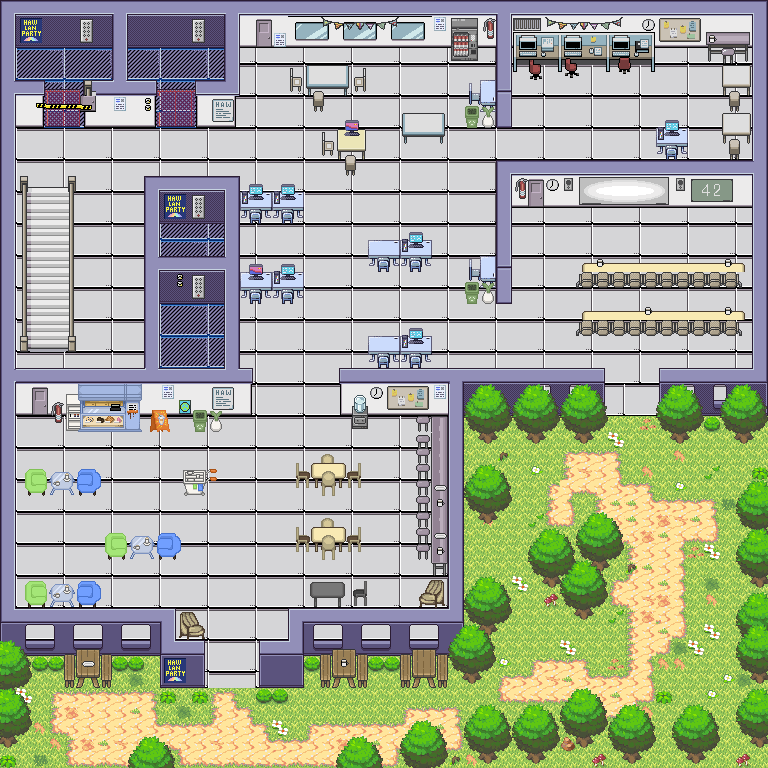

A level layout from a 2D game, rendered from its tile map. Below: a short description, then the map file with tile-grid data replaced by summaries:
An orthogonal 48x48 tile map with 16x16 px tiles, 6 tile layers (Floors, Walls, Furniture(bot), Furniture(top), ...), 5 tilesets and 85 objects (18x EntitySpawnPoint).

<map version="1.10" tiledversion="1.11.2" orientation="orthogonal" renderorder="right-down" width="48" height="48" tilewidth="16" tileheight="16" infinite="0" nextlayerid="20" nextobjectid="143">
 <tileset firstgid="1" source="tsx/Lvl1Walls.tsx" />
 <tileset firstgid="193" source="tsx/Gardenarea.tsx" />
 <tileset firstgid="257" source="tsx/Lvl1Floors.tsx" />
 <tileset firstgid="455" source="tsx/Geiles_HAW_Set_01.tsx" />
 <tileset firstgid="744" source="tsx/Cafe.tsx" />
 <layer id="2" name="Floors" width="48" height="48">
  <data>[2304 cells, 2155 non-empty, 35 distinct tile ids]</data>
 </layer>
 <layer id="1" name="Walls" width="48" height="48">
  <data>[2304 cells, 301 non-empty, 52 distinct tile ids]</data>
 </layer>
 <layer id="5" name="Furniture(bot)" width="48" height="48">
  <data>[2304 cells, 387 non-empty, 200 distinct tile ids]</data>
 </layer>
 <layer id="10" name="Furniture(top)" width="48" height="48">
  <data>[2304 cells, 77 non-empty, 43 distinct tile ids]</data>
 </layer>
 <layer id="18" name="VorCharacter" width="48" height="48">
  <data>[2304 cells, 333 non-empty, 56 distinct tile ids]</data>
 </layer>
 <layer id="19" name="VorCharacter2" width="48" height="48">
  <data>[2304 cells, 312 non-empty, 40 distinct tile ids]</data>
 </layer>
 <objectgroup color="#ff2600" id="13" name="collision" visible="0">
  <object id="1" x="14.8243" y="368.654" width="240.036" height="46.3865">
   <properties>
    <property name="height" type="float" value="46.39" />
    <property name="width" type="float" value="240.04" />
    <property name="x" type="float" value="14.82" />
    <property name="y" type="float" value="368.65" />
   </properties>
  </object>
  <object id="26" x="17.4679" y="2.33843" width="739.524" height="45.2636">
   <properties>
    <property name="height" type="float" value="45.26" />
    <property name="width" type="float" value="739.52" />
    <property name="x" type="float" value="17.47" />
    <property name="y" type="float" value="2.34" />
   </properties>
  </object>
  <object id="3" x="496.32" y="24.9787" width="15.5798" height="102.772">
   <properties>
    <property name="height" type="float" value="102.77" />
    <property name="width" type="float" value="15.58" />
    <property name="x" type="float" value="496.32" />
    <property name="y" type="float" value="24.98" />
   </properties>
  </object>
  <object id="41" x="288.9" y="66.2408" width="77.8738" height="29.1185">
   <properties>
    <property name="height" type="float" value="29.12" />
    <property name="width" type="float" value="77.87" />
    <property name="x" type="float" value="288.9" />
    <property name="y" type="float" value="66.24" />
   </properties>
  </object>
  <object id="44" x="400.944" y="115.476" width="44.9476" height="27.0908">
   <properties>
    <property name="height" type="float" value="27.09" />
    <property name="width" type="float" value="44.95" />
    <property name="x" type="float" value="400.94" />
    <property name="y" type="float" value="115.48" />
   </properties>
  </object>
  <object id="45" x="515.078" y="43.0151" width="140.702" height="35.4863">
   <properties>
    <property name="height" type="float" value="35.49" />
    <property name="width" type="float" value="140.7" />
    <property name="x" type="float" value="515.08" />
    <property name="y" type="float" value="43.02" />
   </properties>
  </object>
  <object id="46" x="721.552" y="65.8053" width="29.7687" height="97.7023">
   <properties>
    <property name="height" type="float" value="97.7" />
    <property name="width" type="float" value="29.77" />
    <property name="x" type="float" value="721.55" />
    <property name="y" type="float" value="65.81" />
   </properties>
  </object>
  <object id="48" x="576.33" y="260.865" width="170.46" height="25.5983">
   <properties>
    <property name="height" type="float" value="25.6" />
    <property name="width" type="float" value="170.46" />
    <property name="x" type="float" value="576.33" />
    <property name="y" type="float" value="260.86" />
   </properties>
  </object>
  <object id="51" x="416.514" y="410.67" width="28.5419" height="159.777">
   <properties>
    <property name="height" type="float" value="159.78" />
    <property name="width" type="float" value="28.54" />
    <property name="x" type="float" value="416.51" />
    <property name="y" type="float" value="410.67" />
   </properties>
  </object>
  <object id="4" x="19.026" y="177.92" width="57.7243" height="182.698">
   <properties>
    <property name="height" type="float" value="182.7" />
    <property name="width" type="float" value="57.72" />
    <property name="x" type="float" value="19.03" />
    <property name="y" type="float" value="177.92" />
   </properties>
  </object>
  <object id="28" x="11.408" y="34.1941" width="228.411" height="93.6086">
   <properties>
    <property name="height" type="float" value="93.61" />
    <property name="width" type="float" value="228.41" />
    <property name="x" type="float" value="11.41" />
    <property name="y" type="float" value="34.19" />
   </properties>
  </object>
  <object id="23" x="0.173571" y="608.294" width="175.578" height="46.9937">
   <properties>
    <property name="height" type="float" value="46.99" />
    <property name="width" type="float" value="175.58" />
    <property name="x" type="float" value="0.17" />
    <property name="y" type="float" value="608.29" />
   </properties>
  </object>
  <object id="24" x="288.493" y="608.064" width="174.868" height="47.679">
   <properties>
    <property name="height" type="float" value="47.68" />
    <property name="width" type="float" value="174.87" />
    <property name="x" type="float" value="288.49" />
    <property name="y" type="float" value="608.06" />
   </properties>
  </object>
  <object id="25" x="0.0298623" y="659.026" width="14.1622" height="107.365">
   <properties>
    <property name="height" type="float" value="107.36" />
    <property name="width" type="float" value="14.16" />
    <property name="x" type="float" value="0.03" />
    <property name="y" type="float" value="659.03" />
   </properties>
  </object>
  <object id="6" x="448.262" y="413.924" width="15.4795" height="29.5642">
   <properties>
    <property name="height" type="float" value="29.56" />
    <property name="width" type="float" value="15.48" />
    <property name="x" type="float" value="448.26" />
    <property name="y" type="float" value="413.92" />
   </properties>
  </object>
  <object id="29" x="509.093" y="160.133" width="254.882" height="47.3207">
   <properties>
    <property name="height" type="float" value="47.32" />
    <property name="width" type="float" value="254.88" />
    <property name="x" type="float" value="509.09" />
    <property name="y" type="float" value="160.13" />
   </properties>
  </object>
  <object id="33" x="656.21" y="368.221" width="110.599" height="47.5911">
   <properties>
    <property name="height" type="float" value="47.59" />
    <property name="width" type="float" value="110.6" />
    <property name="x" type="float" value="656.21" />
    <property name="y" type="float" value="368.22" />
   </properties>
  </object>
  </objectgroup>
 <objectgroup color="#ff40ff" id="17" name="entitySpawnPoints">
  <properties>
   <property name="entityType" value="item" />
   <property name="hasSpawnProtection" type="bool" value="false" />
   <property name="id" type="int" value="3" />
   <property name="type" value="entitySpawnPoint" />
   <property name="x" type="float" value="88" />
   <property name="y" type="float" value="72.67" />
  </properties>
  <!-- 18 objects omitted --></objectgroup>
</map>
<!-- 68 of 85 objects omitted -->
